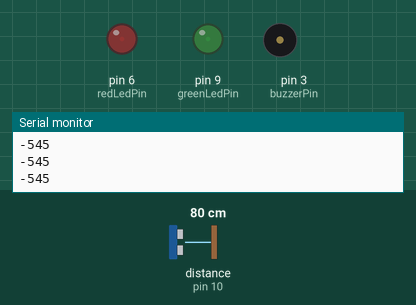
Simulated run of this sketch. Board: Arduino Uno, built with avr-gcc and run on an emulated ATmega328P. Shown: output pins drawn as LEDs (lit = HIGH), buzzer (waves = sounding), the last lines printed to the serial monitor. Inputs (shaded band) come from the test bench; at power-on: distance to the obstacle (sensor on pin 10) 80 cm. The echo pulse lasts 58.3 µs per cm.

Above: at 1.2 s.
1.3 s: distance to the obstacle (sensor on pin 10) set to 27 cm
At 1.6 s:
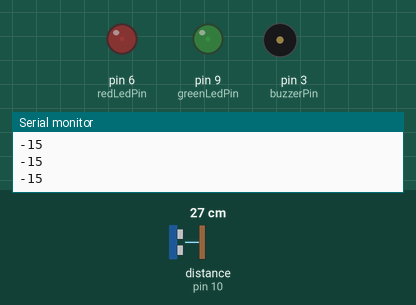
2.8 s: distance to the obstacle (sensor on pin 10) set to 23 cm
At 3.8 s:
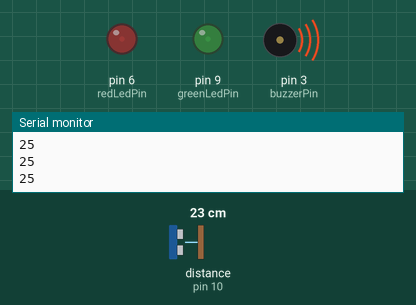
4.3 s: distance to the obstacle (sensor on pin 10) set to 2 cm
At 5.0 s:
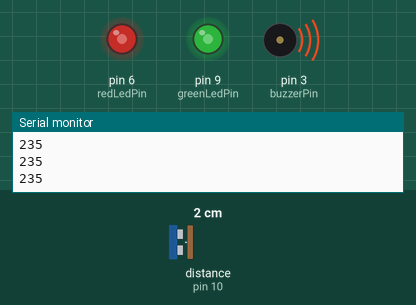
5.8 s: distance to the obstacle (sensor on pin 10) set to 299 cm
At 6.6 s:
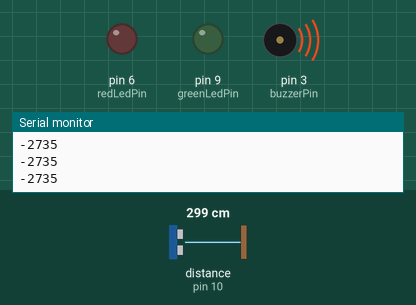
Timing chart, 0 to 8.3 s (numbered marks = the images above; inputs shaded):
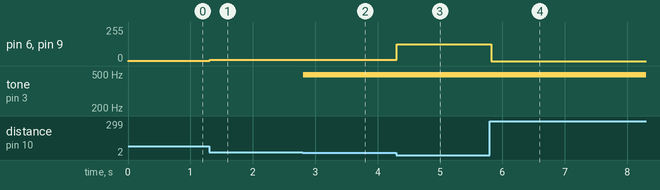

The sketch:

ultrasonic_solution.ino
```cpp
/*
 Name:    DistanceBeeper.ino
 Created: 2/15/2016 9:56:04 PM
 Author:  ArildJohan
*/

#include "Ultrasonic.h"

const int buzzerPin = 3; // connect buzzer + to D3, - to GND
const int redLedPin = 6; // must be PWM
const int greenLedPin = 9; // must be PWM
Ultrasonic ultrasonic(11, 10);//(Trig,Echo)

void setup() {
  Serial.begin(9600);
}

void loop() {
  int distance = ultrasonic.Ranging(CM);

  int volume = 255 - distance*10;
  int ledStrength = 255 / distance;
  Serial.println(volume);
  if (volume < 0) volume = 0;
  analogWrite(buzzerPin, volume);
  analogWrite(redLedPin, ledStrength);
  analogWrite(greenLedPin, ledStrength);
}
```

Measured:
- the behaviour switches between 26 and 25 cm on distance to the obstacle (sensor on pin 10) (found by bisection; images 1 and 2)
- after the input at 1.3 s, pin 6 (redLedPin), pin 9 (greenLedPin): 3/255 → 9/255 at once
- after the input at 2.8 s, pin 6 (redLedPin), pin 9 (greenLedPin): 9/255 → 11/255 at once; tone on pin 3 (buzzerPin): silent → 490 Hz at once
- after the input at 4.3 s, pin 6 (redLedPin), pin 9 (greenLedPin): 11/255 → 127/255 at once
- after the input at 5.8 s, pin 6 (redLedPin), pin 9 (greenLedPin): 127/255 → 0/255 at once
